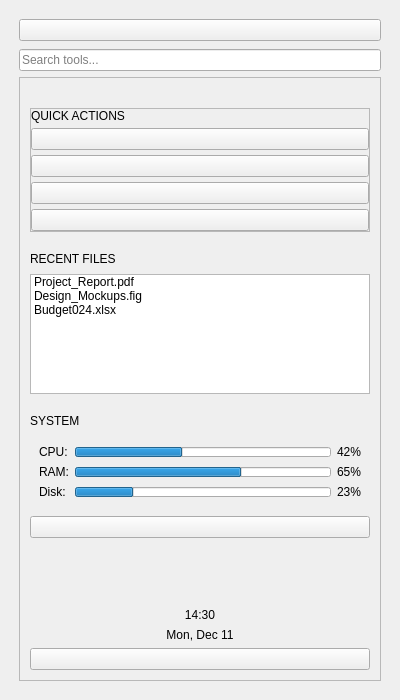
<?xml version='1.0' encoding='utf-8'?>
<ui version="4.0">
 <class>CustomComponent</class>
 <widget class="QCustomComponent" name="CustomComponent">
  <property name="geometry">
   <rect>
    <x>0</x>
    <y>0</y>
    <width>400</width>
    <height>700</height>
   </rect>
  </property>
  <property name="windowTitle">
   <string>CustomComponent</string>
  </property>
  <layout class="QVBoxLayout" name="verticalLayout">
   <property name="spacing">
    <number>10</number>
   </property>
   <property name="leftMargin">
    <number>10</number>
   </property>
   <property name="topMargin">
    <number>10</number>
   </property>
   <property name="rightMargin">
    <number>10</number>
   </property>
   <property name="bottomMargin">
    <number>10</number>
   </property>
   <item>
    <widget class="QCustomSidebar" name="rightSidebar">
     <layout class="QVBoxLayout" name="verticalLayout_2">
      <item>
       <widget class="QWidget" name="rightHeaderWidget" native="true">
        <layout class="QVBoxLayout" name="verticalLayout_3">
         <property name="spacing">
          <number>8</number>
         </property>
         <property name="leftMargin">
          <number>0</number>
         </property>
         <property name="topMargin">
          <number>0</number>
         </property>
         <property name="rightMargin">
          <number>0</number>
         </property>
         <property name="bottomMargin">
          <number>0</number>
         </property>
         <item>
          <widget class="QCustomSidebarButton" name="btnRightMenu">
           <property name="icon">
            <iconset resource="../Qss/icons/_icons.qrc">
             <normaloff>:/material_design/icons/material_design/apps.png</normaloff>:/material_design/icons/material_design/apps.png</iconset>
           </property>
           <property name="labelText" stdset="0">
            <string>Tools &amp; Widgets</string>
           </property>
          </widget>
         </item>
         <item>
          <widget class="QLineEdit" name="searchBox">
           <property name="placeholderText">
            <string>Search tools...</string>
           </property>
          </widget>
         </item>
        </layout>
       </widget>
      </item>
      <item>
       <widget class="QScrollArea" name="scrollArea">
        <property name="widgetResizable">
         <bool>true</bool>
        </property>
        <widget class="QWidget" name="scrollAreaWidgetContents_3">
         <property name="geometry">
          <rect>
           <x>0</x>
           <y>0</y>
           <width>276</width>
           <height>598</height>
          </rect>
         </property>
         <layout class="QVBoxLayout" name="verticalLayout_10">
          <property name="spacing">
           <number>10</number>
          </property>
          <property name="leftMargin">
           <number>10</number>
          </property>
          <property name="topMargin">
           <number>10</number>
          </property>
          <property name="rightMargin">
           <number>10</number>
          </property>
          <property name="bottomMargin">
           <number>10</number>
          </property>
          <item>
           <widget class="QCustomHorizontalSeparator" name="rightHeaderSeparator" />
          </item>
          <item>
           <widget class="QWidget" name="quickActionsWidget" native="true">
            <layout class="QVBoxLayout" name="verticalLayout_11">
             <property name="spacing">
              <number>8</number>
             </property>
             <property name="leftMargin">
              <number>0</number>
             </property>
             <property name="topMargin">
              <number>0</number>
             </property>
             <property name="rightMargin">
              <number>0</number>
             </property>
             <property name="bottomMargin">
              <number>0</number>
             </property>
            </layout>
           </widget>
          </item>
          <item>
           <widget class="QScrollArea" name="scrollArea_3">
            <property name="widgetResizable">
             <bool>true</bool>
            </property>
            <widget class="QWidget" name="scrollAreaWidgetContents_4">
             <property name="geometry">
              <rect>
               <x>0</x>
               <y>0</y>
               <width>234</width>
               <height>120</height>
              </rect>
             </property>
             <layout class="QVBoxLayout" name="verticalLayout_12">
              <property name="spacing">
               <number>5</number>
              </property>
              <property name="leftMargin">
               <number>0</number>
              </property>
              <property name="topMargin">
               <number>0</number>
              </property>
              <property name="rightMargin">
               <number>0</number>
              </property>
              <property name="bottomMargin">
               <number>0</number>
              </property>
              <item>
               <widget class="QLabel" name="quickActionsLabel">
                <property name="text">
                 <string>QUICK ACTIONS</string>
                </property>
               </widget>
              </item>
              <item>
               <widget class="QCustomSidebarButton" name="btnQuickNote">
                <property name="icon">
                 <iconset resource="../Qss/icons/_icons.qrc">
                  <normaloff>:/material_design/icons/material_design/note_add.png</normaloff>:/material_design/icons/material_design/note_add.png</iconset>
                </property>
                <property name="labelText" stdset="0">
                 <string>Quick Note</string>
                </property>
               </widget>
              </item>
              <item>
               <widget class="QCustomSidebarButton" name="btnScreenshot">
                <property name="icon">
                 <iconset resource="../Qss/icons/_icons.qrc">
                  <normaloff>:/material_design/icons/material_design/screenshot.png</normaloff>:/material_design/icons/material_design/screenshot.png</iconset>
                </property>
                <property name="labelText" stdset="0">
                 <string>Screenshot</string>
                </property>
               </widget>
              </item>
              <item>
               <widget class="QCustomSidebarButton" name="btnCalculator">
                <property name="icon">
                 <iconset resource="../Qss/icons/_icons.qrc">
                  <normaloff>:/material_design/icons/material_design/calculate.png</normaloff>:/material_design/icons/material_design/calculate.png</iconset>
                </property>
                <property name="labelText" stdset="0">
                 <string>Calculator</string>
                </property>
               </widget>
              </item>
              <item>
               <widget class="QCustomSidebarButton" name="btnTimer">
                <property name="icon">
                 <iconset resource="../Qss/icons/_icons.qrc">
                  <normaloff>:/material_design/icons/material_design/timer.png</normaloff>:/material_design/icons/material_design/timer.png</iconset>
                </property>
                <property name="labelText" stdset="0">
                 <string>Timer</string>
                </property>
               </widget>
              </item>
             </layout>
            </widget>
           </widget>
          </item>
          <item>
           <widget class="QCustomHorizontalSeparator" name="quickActionsSeparator" />
          </item>
          <item>
           <widget class="QWidget" name="recentFilesWidget" native="true">
            <layout class="QVBoxLayout" name="verticalLayout_13">
             <property name="spacing">
              <number>8</number>
             </property>
             <property name="leftMargin">
              <number>0</number>
             </property>
             <property name="topMargin">
              <number>0</number>
             </property>
             <property name="rightMargin">
              <number>0</number>
             </property>
             <property name="bottomMargin">
              <number>0</number>
             </property>
             <item>
              <widget class="QLabel" name="recentFilesLabel">
               <property name="text">
                <string>RECENT FILES</string>
               </property>
              </widget>
             </item>
             <item>
              <widget class="QListWidget" name="recentFilesList">
               <property name="maximumSize">
                <size>
                 <width>16777215</width>
                 <height>120</height>
                </size>
               </property>
               <item>
                <property name="text">
                 <string>Project_Report.pdf</string>
                </property>
                <property name="icon">
                 <iconset resource="../Qss/icons/_icons.qrc">
                  <normaloff>:/material_design/icons/material_design/description.png</normaloff>:/material_design/icons/material_design/description.png</iconset>
                </property>
               </item>
               <item>
                <property name="text">
                 <string>Design_Mockups.fig</string>
                </property>
                <property name="icon">
                 <iconset resource="../Qss/icons/_icons.qrc">
                  <normaloff>:/material_design/icons/material_design/design_services.png</normaloff>:/material_design/icons/material_design/design_services.png</iconset>
                </property>
               </item>
               <item>
                <property name="text">
                 <string>Budget024.xlsx</string>
                </property>
                <property name="icon">
                 <iconset resource="../Qss/icons/_icons.qrc">
                  <normaloff>:/material_design/icons/material_design/table_chart.png</normaloff>:/material_design/icons/material_design/table_chart.png</iconset>
                </property>
               </item>
              </widget>
             </item>
            </layout>
           </widget>
          </item>
          <item>
           <widget class="QCustomHorizontalSeparator" name="recentFilesSeparator" />
          </item>
          <item>
           <widget class="QWidget" name="systemWidget" native="true">
            <layout class="QVBoxLayout" name="verticalLayout_14">
             <property name="spacing">
              <number>8</number>
             </property>
             <property name="leftMargin">
              <number>0</number>
             </property>
             <property name="topMargin">
              <number>0</number>
             </property>
             <property name="rightMargin">
              <number>0</number>
             </property>
             <property name="bottomMargin">
              <number>0</number>
             </property>
             <item>
              <widget class="QLabel" name="systemLabel">
               <property name="text">
                <string>SYSTEM</string>
               </property>
              </widget>
             </item>
             <item>
              <widget class="QWidget" name="systemStatsWidget" native="true">
               <layout class="QGridLayout" name="gridLayout">
                <property name="spacing">
                 <number>6</number>
                </property>
                <item row="0" column="0">
                 <widget class="QLabel" name="cpuLabel">
                  <property name="text">
                   <string>CPU:</string>
                  </property>
                 </widget>
                </item>
                <item row="0" column="1">
                 <widget class="QProgressBar" name="cpuProgress">
                  <property name="maximumSize">
                   <size>
                    <width>16777215</width>
                    <height>10</height>
                   </size>
                  </property>
                  <property name="value">
                   <number>42</number>
                  </property>
                  <property name="textVisible">
                   <bool>false</bool>
                  </property>
                 </widget>
                </item>
                <item row="0" column="2">
                 <widget class="QLabel" name="cpuValue">
                  <property name="text">
                   <string>42%</string>
                  </property>
                 </widget>
                </item>
                <item row="1" column="0">
                 <widget class="QLabel" name="memoryLabel">
                  <property name="text">
                   <string>RAM:</string>
                  </property>
                 </widget>
                </item>
                <item row="1" column="1">
                 <widget class="QProgressBar" name="memoryProgress">
                  <property name="maximumSize">
                   <size>
                    <width>16777215</width>
                    <height>10</height>
                   </size>
                  </property>
                  <property name="value">
                   <number>65</number>
                  </property>
                  <property name="textVisible">
                   <bool>false</bool>
                  </property>
                 </widget>
                </item>
                <item row="1" column="2">
                 <widget class="QLabel" name="memoryValue">
                  <property name="text">
                   <string>65%</string>
                  </property>
                 </widget>
                </item>
                <item row="2" column="0">
                 <widget class="QLabel" name="diskLabel">
                  <property name="text">
                   <string>Disk:</string>
                  </property>
                 </widget>
                </item>
                <item row="2" column="1">
                 <widget class="QProgressBar" name="diskProgress">
                  <property name="maximumSize">
                   <size>
                    <width>16777215</width>
                    <height>10</height>
                   </size>
                  </property>
                  <property name="value">
                   <number>23</number>
                  </property>
                  <property name="textVisible">
                   <bool>false</bool>
                  </property>
                 </widget>
                </item>
                <item row="2" column="2">
                 <widget class="QLabel" name="diskValue">
                  <property name="text">
                   <string>23%</string>
                  </property>
                 </widget>
                </item>
               </layout>
              </widget>
             </item>
             <item>
              <widget class="QCustomSidebarButton" name="btnSystemMonitor">
               <property name="icon">
                <iconset resource="../Qss/icons/_icons.qrc">
                 <normaloff>:/material_design/icons/material_design/monitor_heart.png</normaloff>:/material_design/icons/material_design/monitor_heart.png</iconset>
               </property>
               <property name="labelText" stdset="0">
                <string>System Monitor</string>
               </property>
              </widget>
             </item>
            </layout>
           </widget>
          </item>
          <item>
           <spacer name="verticalSpacer">
            <property name="orientation">
             <enum>Qt::Orientation::Vertical</enum>
            </property>
            <property name="sizeHint" stdset="0">
             <size>
              <width>20</width>
              <height>40</height>
             </size>
            </property>
           </spacer>
          </item>
          <item>
           <widget class="QCustomHorizontalSeparator" name="systemSeparator" />
          </item>
          <item>
           <widget class="QWidget" name="rightFooterWidget" native="true">
            <layout class="QVBoxLayout" name="verticalLayout_15">
             <property name="spacing">
              <number>6</number>
             </property>
             <property name="leftMargin">
              <number>0</number>
             </property>
             <property name="topMargin">
              <number>0</number>
             </property>
             <property name="rightMargin">
              <number>0</number>
             </property>
             <property name="bottomMargin">
              <number>0</number>
             </property>
             <item>
              <widget class="QLabel" name="currentTimeLabel">
               <property name="text">
                <string>14:30</string>
               </property>
               <property name="alignment">
                <set>Qt::AlignmentFlag::AlignCenter</set>
               </property>
              </widget>
             </item>
             <item>
              <widget class="QLabel" name="currentDateLabel">
               <property name="text">
                <string>Mon, Dec 11</string>
               </property>
               <property name="alignment">
                <set>Qt::AlignmentFlag::AlignCenter</set>
               </property>
              </widget>
             </item>
             <item>
              <widget class="QCustomSidebarButton" name="btnCalendar">
               <property name="icon">
                <iconset resource="../Qss/icons/_icons.qrc">
                 <normaloff>:/material_design/icons/material_design/calendar_month.png</normaloff>:/material_design/icons/material_design/calendar_month.png</iconset>
               </property>
               <property name="labelText" stdset="0">
                <string>Open Calendar</string>
               </property>
              </widget>
             </item>
            </layout>
           </widget>
          </item>
         </layout>
        </widget>
       </widget>
      </item>
     </layout>
    </widget>
   </item>
  </layout>
 </widget>
 <customwidgets>
  <customwidget>
   <class>QCustomSidebar</class>
   <extends>QWidget</extends>
   <header>Custom_Widgets.QCustomSidebar</header>
   <container>1</container>
  </customwidget>
  <customwidget>
   <class>QCustomHorizontalSeparator</class>
   <extends>QWidget</extends>
   <header>Custom_Widgets.QCustomHorizontalSeparator</header>
  </customwidget>
  <customwidget>
   <class>QCustomSidebarButton</class>
   <extends>QPushButton</extends>
   <header>Custom_Widgets.QCustomSidebarButton</header>
  </customwidget>
  <customwidget>
   <class>QCustomComponent</class>
   <extends>QWidget</extends>
   <header>Custom_Widgets.QCustomComponent</header>
   <container>1</container>
  </customwidget>
 <customwidget><class>QPushButton</class><extends>QPushButton</extends><header location="global">Custom_Widgets.Theme.h</header><container>1</container></customwidget><customwidget><class>QLabel</class><extends>QLabel</extends><header location="global">Custom_Widgets.Theme.h</header><container>1</container></customwidget></customwidgets>
 <connections />
</ui>
